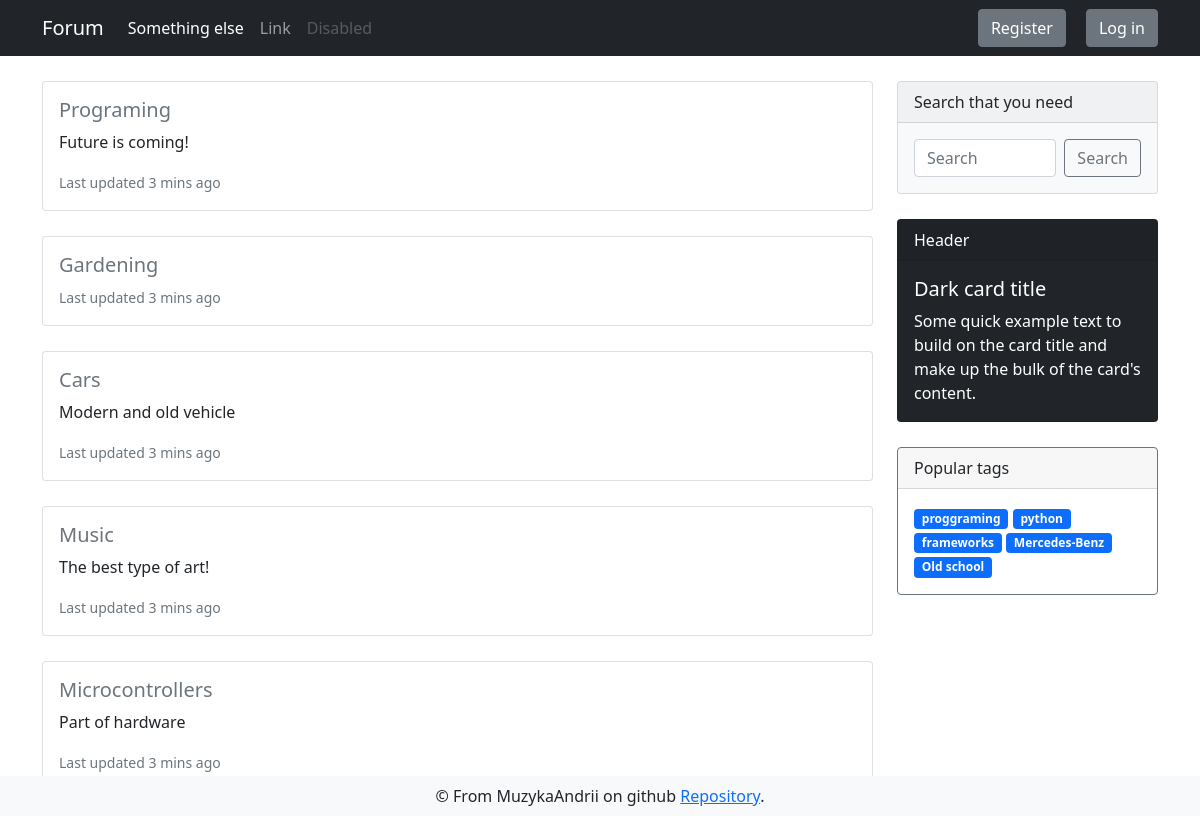
Before: / with the older database file.
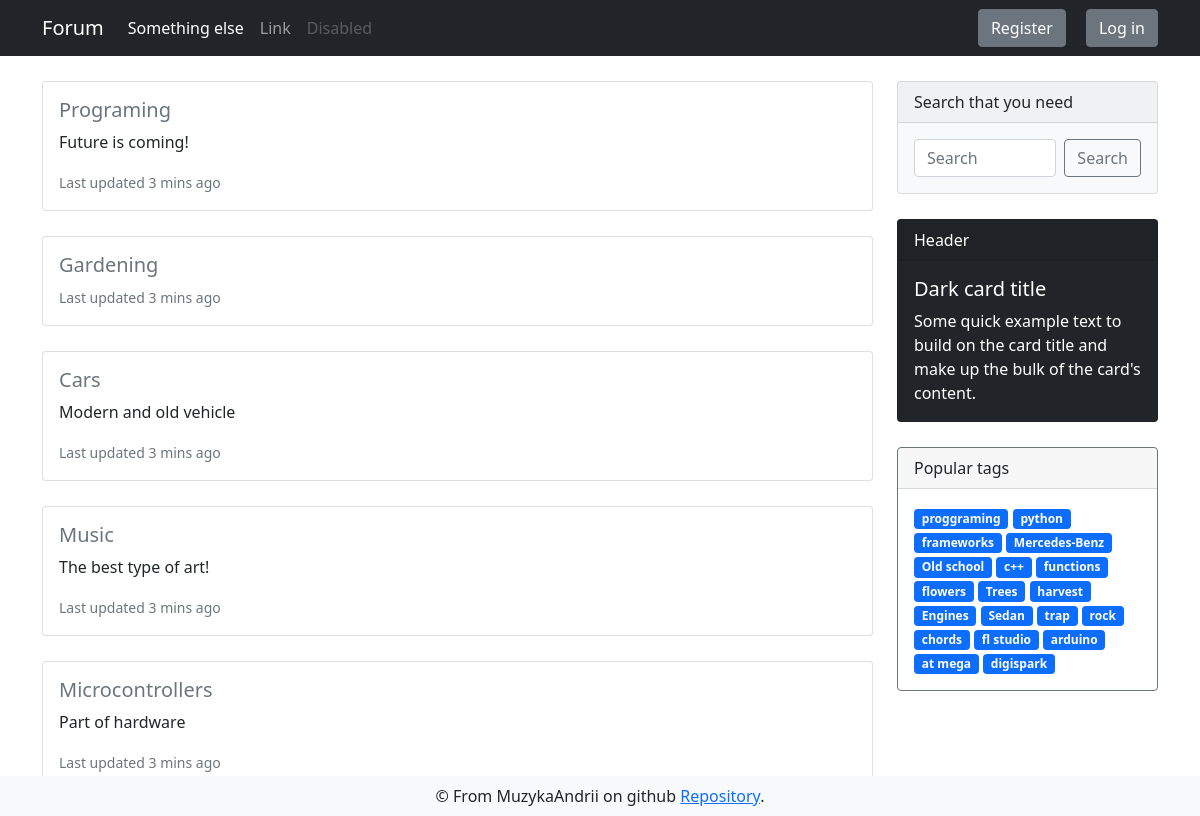
After: the same page with the newer database file.
### app/models.py (models this page shows, shortened)
class DbMixin(object):
    def save(self):
        db.session.add(self)
        db.session.commit()

class Section(DbMixin, db.Model):
    id = db.Column(db.Integer, primary_key = True, autoincrement=True)
    name = db.Column(db.String(50), unique=True, nullable=False)
    description = db.Column(db.String(255), unique=True)
    slug = db.Column(db.String(100), unique=True, nullable=False)
    themes = db.relationship('Theme', backref='parent_section', lazy='dynamic')
    tags = db.relationship('Tag', backref='parent_section', lazy='dynamic')

class Tag(DbMixin, db.Model):
    id = db.Column(db.Integer, primary_key = True, autoincrement=True)
    name = db.Column(db.String(50), unique=True, nullable=False)
    slug = db.Column(db.String(100), unique=True, nullable=False)
    section_id = db.Column(db.Integer, db.ForeignKey('section.id'), nullable=False)

### app/views.py (the view)
@app.route('/forum')
@app.route('/')
def index():
    sections = Section.query.limit(7).all()
    tags = Tag.query.limit(25).all()
    return render_template('forum/main_page.html', sections=sections, tags=tags, title='Sections list')

### app/views.py (called while the page is built)
@app.before_request
def update_last_seen():
    if current_user.is_authenticated:
        current_user.last_seen = dt.now()
        current_user.save()

### app/templates/forum/main_page.html
{% extends "layouts/base.html" %}
{% block content %}
<div class="container">
    <div class="row">
        <div class="section col-md-9">
            {% for section in sections %}
            <div class="card d-flex">
                <div class="card-body">
                    <h5 class="card-title"><a class="link-secondary"
                            href="{{ url_for('themes_index', section_slug=section.slug) }}">{{ section.name }}</a></h5>
                    {% if section.description %}
                    <p class="card-text">
                        {{ section.description | truncate(100) }}
                    </p>
                    {% endif %}
                    <p class="card-text"><small class="text-muted">Last updated 3 mins ago</small></p>
                </div>
            </div>
            {% endfor %}
        </div>
        {% include "layouts/sidebar.html" %}
    </div>
</div>
{% endblock %}

### app/templates/layouts/base.html (shortened to what this page needs)
<!doctype html>
<html>
<head>
  {% block head %}
  <link href="https://cdn.jsdelivr.net/npm/bootstrap@5.0.0/dist/css/bootstrap.min.css" rel="stylesheet"
>
  <link rel="stylesheet" type="text/css" href="{{ url_for('static',filename='css/style.css') }}">
  {% endblock %}
</head>
<body>
  <nav class="navbar navbar-expand-lg navbar-dark bg-dark">
    <div class="container">
      <a class="navbar-brand" href="{{ url_for('index') }}">Forum</a>
      <div class="collapse navbar-collapse" id="navbarSupportedContent">
        <ul class="navbar-nav me-auto mb-2 mb-lg-0">
          <li class="nav-item">
            <a class="nav-link active" aria-current="page" href="">Something else</a>
          </li>
          <li class="nav-item">
            <a class="nav-link" href="#">Link</a>
          </li>
          <li class="nav-item">
            <a class="nav-link disabled" href="#" tabindex="-1" aria-disabled="true">Disabled</a>
          </li>
        </ul>
        <form class="d-flex">
          {% if current_user.is_anonymous %}
          <a href="{{ url_for('auth.register') }}" type="button" class="btn login-btn btn-secondary">Register</a>
          <a href="{{ url_for('auth.login') }}" type="button" class="btn btn-secondary">Log in</a>
          {% endif %}
        </form>
      </div>
    </div>
  </nav>
  {% block content %}
  {% endblock %}
  {% block footer %}
  <footer class="navbar fixed-bottom navbar-light bg-light">
    <div class="container" style="justify-content: space-around;">
      <div class="footer-content">
        &copy; From MuzykaAndrii on github
        <a href="https://github.com/MuzykaAndrii/modern-flask-forum">Repository</a>.</div>
    </div>
  </footer>
  {% endblock %}
</body>
</html>

### app/templates/layouts/sidebar.html
<div class="sidebar col-md-3">
    <div class="card text-dark bg-light mb-3" style="max-width: 18rem;">
        <div class="card-header">Search that you need</div>
        <div class="card-body d-flex">
            <input class="form-control me-2" type="search" placeholder="Search" aria-label="Search">
            <button class="btn btn-outline-secondary" type="submit">Search</button>
        </div>
    </div>
    <div class="card text-white bg-dark mb-3" style="max-width: 18rem;">
        <div class="card-header">Header</div>
        <div class="card-body">
            <h5 class="card-title">Dark card title</h5>
            <p class="card-text">Some quick example text to build on the card title and make up the bulk of the
                card's content.</p>
        </div>
    </div>
    <div class="card border-secondary mb-3" style="max-width: 18rem;">
        <div class="card-header">Popular tags</div>
        <div class="card-body text-secondary">
            {% for tag in tags %}
            <a href="{{ url_for('tags_discussions', tag_slug=tag.slug) }}" class="tag badge bg-primary">{{ tag.name }}</a>
            {% endfor %}
        </div>
    </div>
</div>

### app/static/css/style.css (style rules this page uses)
.login-btn { margin-right: 20px; }
.card { margin: 25px 0; }
.link-secondary { text-decoration: none; }
.tag { text-decoration: none; }

Changed rows visible on the page:
added Tag: name "c++"
added Tag: name "functions"
added Tag: name "flowers"
added Tag: name "Trees"
added Tag: name "harvest"
added Tag: name "Engines"
added Tag: name "Sedan"
added Tag: name "trap"
added Tag: name "rock"
added Tag: name "chords"
added Tag: name "fl studio"
added Tag: name "arduino"
added Tag: name "at mega"
added Tag: name "digispark"
